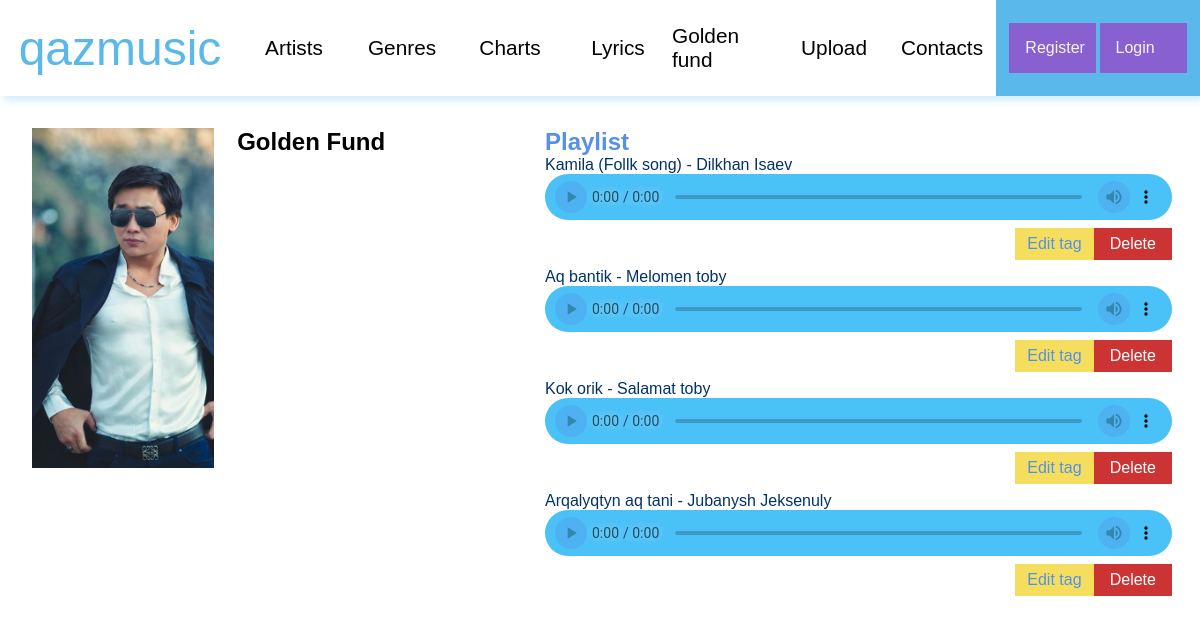
The app's page /archive/golden-fund with its own data.
### qazmusic/models.py (models this page shows, shortened)
class Genres(models.Model):
    title = models.CharField(max_length=50, db_index=True)
    photo = models.ImageField(upload_to='genres/')
    class Meta:
        verbose_name = 'Genre'
        verbose_name_plural = 'Genres'

class Tracks(models.Model):
    title = models.CharField(max_length=255, db_index=True)
    artist = models.ForeignKey(Artists, on_delete=models.CASCADE, null=True)
    file = models.FileField(verbose_name='file', upload_to='tracks/')
    published_date = models.DateField(auto_now=False)
    genre = models.ForeignKey(Genres, on_delete=models.PROTECT, null=True)
    class Meta:
        verbose_name = 'Track'
        verbose_name_plural = 'Tracks'

class Artists(models.Model):
    name = models.CharField(max_length=255, db_index=True)
    surname = models.CharField(max_length=255, db_index=True, null=True)
    repertoire = models.IntegerField(verbose_name='repertoire', null=True)
    photo = models.ImageField(upload_to='photo/', null=True)
    class Meta:
        verbose_name = 'Artist'
        verbose_name_plural = 'Artists'

### qazmusic/views.py (the view)
# urls.py: path('archive/golden-fund', show_archive, name='archive'),
def show_archive(request):
    current_genre = Genres.objects.get(pk=3)
    context = {
        'title': 'Golden fund',
        'header_menu': header_menu,
        'tracks': get_tracks(),
        'artists': get_artists(),
        'genre': current_genre
    }
    return render(request, 'qazmusic/genre_view.html', context=context)

### qazmusic/utils.py (called while the page is built)
def get_tracks():
    get_tracks = Tracks.objects.all()
    return get_tracks

def get_artists():
    get_artists = Artists.objects.all()
    return get_artists

### qazmusic/templates/qazmusic/genre_view.html
{% extends 'qazmusic/base.html' %}
{% load static %}
{% block content %}
    <link rel="stylesheet" href="{% static 'qazmusic/css/artist-view.css' %}">
    <link rel="stylesheet" href="{% static 'qazmusic/css/audio-player.css' %}">
    <main class="artist-view-page">
        <div class="left">
            <div class="artist-card">
                <div class="artist-photo"
                     style="background:url('{{ genre.photo.url }}') no-repeat center; background-size: cover">
                </div>
                <div class="artist-info">
                    <h2>{{ genre.title }}</h2>
                </div>
            </div>
        </div>
        <div class="right">
            <h2>Playlist</h2>
            {% for song in tracks %}
                {% if genre.pk == song.genre_id %}
                    <div class="track-div">
                        <p>{{ song.title }} - {{ song.artist.name }} {{ song.artist.surname }}</p>
                        <audio src="{{ song.file.url }}"
                               controls
                               class="track-audio">
                        </audio>
                        <div>
                            <span>
                                <a class="edit" href="{% url 'update' song.pk %}">Edit tag</a>
                                <a class="delete" href="{% url 'delete_track' song.pk %}">Delete</a>
                            </span>
                        </div>
                    </div>
                {% endif %}
            {% endfor %}
        </div>
    </main>
{% endblock %}

### qazmusic/static/qazmusic/css/style.css (style rules this page uses)
html, body { width: 100%; height: 100vh; font-family: "Mark Pro medium", sans-serif; margin: 0; padding: 0; }

### qazmusic/static/qazmusic/css/artist-view.css (style rules this page uses)
.artist-view-page { box-sizing: border-box; display: flex; justify-content: space-between; align-items: center; width: 95%; height: 85%; margin: 2rem; }
.left { display: block; width: 40%; height: 100%; }
.left > .artist-card { width: 100%; height: 50%; display: flex; justify-content: space-between; }
.artist-card > .artist-photo { width: 40%; height: 100%; }
.artist-card > .artist-info { width: 55%; height: 100%; padding: 0; }
.artist-info h2 { padding: 0; margin: 0; }
.right { width: 55%; height: 100%; }
.right h2 { padding: 0; margin: 0; color: #5690e9; }
.right .track-div { width: 100%; height: 7rem; display: flex; flex-direction: column; justify-content: space-evenly; }
.track-div p { padding: 0; margin: 0; color: #003366; font-weight: 500; }
.track-div audio { width: 100%; }
.track-div > div { width: 100%; height: auto; display: flex; justify-content: flex-end; align-items: center; }
.track-div > div > span { width: 25%; height: 3rem; display: flex; justify-content: space-between; align-items: center; }
.track-div > div > span > a { width: 5rem; height: 2rem; font-family: inherit; color: white; cursor: pointer; transition: background-color 0.4s ease; text-decoration: none; display: flex; justify-content: center; align-items: center; }
.track-div > div > span > .edit { background-color: #f5dd5d; color: #5690e9; }
.track-div > div > span > .delete { background-color: #CC3434; }

### records on screen
Genres: photo (picture), title "Golden Fund"
Tracks: title "Kamila (Follk song)", artist.name "Dilkhan", artist.surname "Isaev"
Tracks: title "Aq bantik", artist.name "Melomen", artist.surname "toby"
Tracks: title "Kok orik", artist.name "Salamat", artist.surname "toby"
Tracks: title "Arqalyqtyn aq tani", artist.name "Jubanysh", artist.surname "Jeksenuly"

### other values on screen
{{ title }} "Artists" "Genres" "Charts" "Lyrics" "Golden fund" "Upload" "Contacts"
